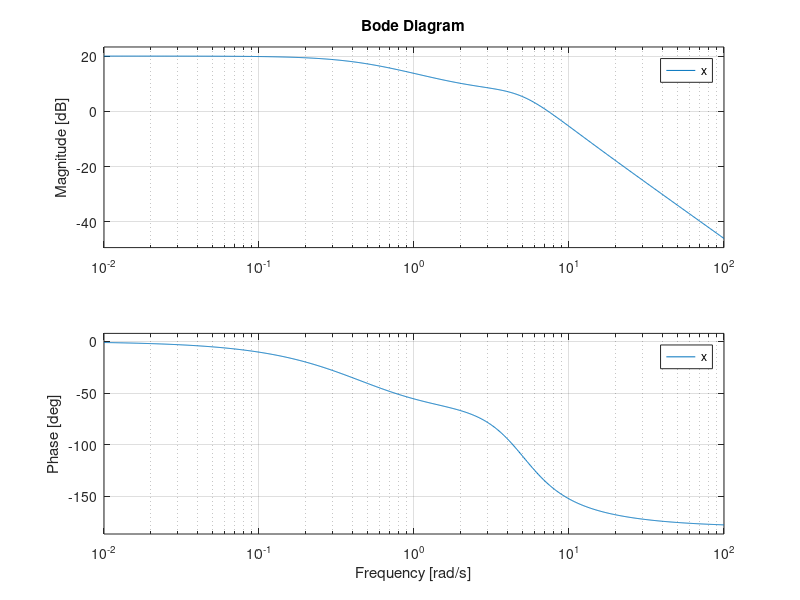

MATLAB code for this plot:
clear all
sys = 's'
z = conv([1],[2 1])
denom = conv(z,[0.04 0.24 1]);
num = [4 10];
x = tf(num,denom);
margin(x)
bode(x)
